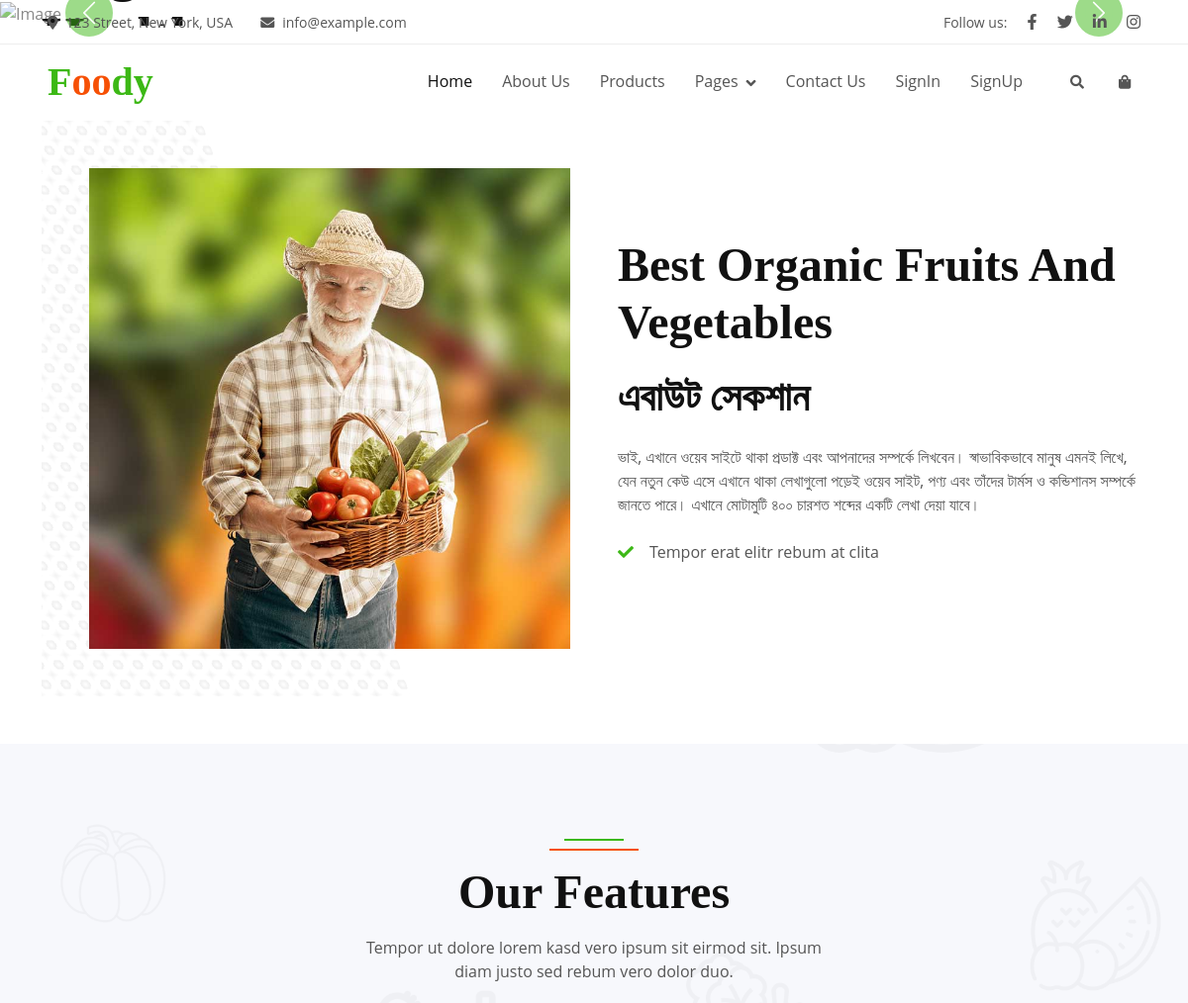
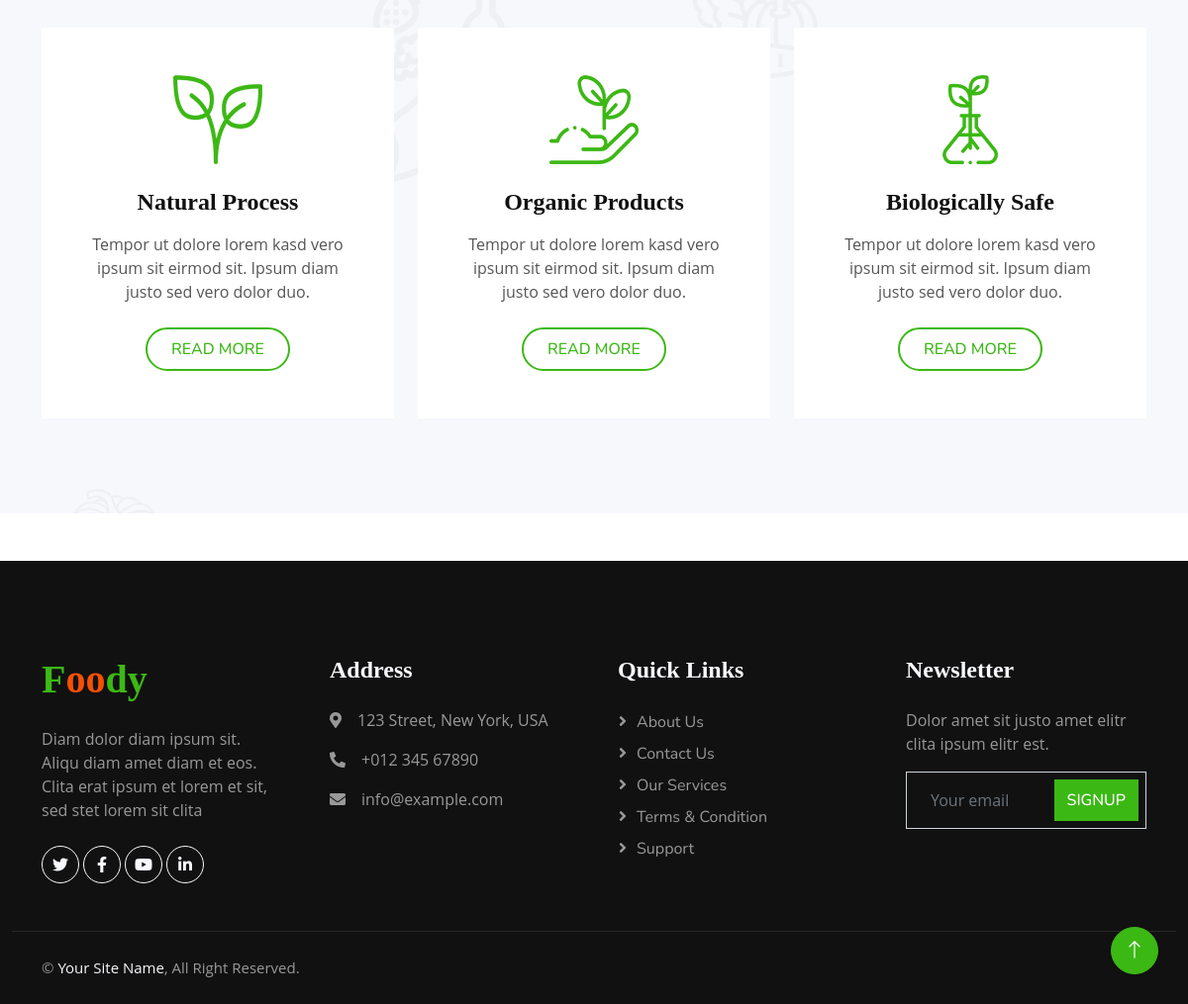
The page /about/ on the database its author committed (2 pictures, top to bottom).
### app/models.py (models this page shows)
class About(models.Model):
    title = models.CharField(max_length=50)
    description = models.TextField(max_length=800)

### app/views.py (the view)
# urls.py: path('about/', views.AboutView.as_view(), name="about"),
class AboutView(View):
    def get(self, request):
        obj = About.objects.all()
        return render(request, 'about.html', {'about':obj})

### app/templates/about.html (shortened to what this page needs)
{% extends 'base.html' %}
{% load static %}
{% block main-content %}
<div class="container-xxl py-5">
    <div class="container">
        <div class="row g-5 align-items-center">
            <div class="col-lg-6 wow fadeIn" data-wow-delay="0.1s">
                <div class="about-img position-relative overflow-hidden p-5 pe-0">
                    <img class="img-fluid w-100" src="{% static 'img/about.jpg' %}">
                </div>
            </div>
            {% for ab in about %}
            <div class="col-lg-6 wow fadeIn" data-wow-delay="0.5s">
                <h1 class="display-5 mb-4">Best Organic Fruits And Vegetables</h1>
                <h5 class="display-6 mb-4">{{ab.title}}</h5>
                <p class="mb-4">{{ab.description}}</p>
                <p><i class="fa fa-check text-primary me-3"></i>Tempor erat elitr rebum at clita</p>
            </div>
            {% endfor %}
        </div>
    </div>
</div>
<div class="container-fluid bg-light bg-icon py-6">
    <div class="container">
        <div class="section-header text-center mx-auto mb-5 wow fadeInUp" data-wow-delay="0.1s" style="max-width: 500px;">
            <h1 class="display-5 mb-3">Our Features</h1>
            <p>Tempor ut dolore lorem kasd vero ipsum sit eirmod sit. Ipsum diam justo sed rebum vero dolor duo.</p>
        </div>
        <div class="row g-4">
            <div class="col-lg-4 col-md-6 wow fadeInUp" data-wow-delay="0.1s">
                <div class="bg-white text-center h-100 p-4 p-xl-5">
                    <img class="img-fluid mb-4" src="img/icon-1.png" alt="">
                    <h4 class="mb-3">Natural Process</h4>
                    <p class="mb-4">Tempor ut dolore lorem kasd vero ipsum sit eirmod sit. Ipsum diam justo sed vero dolor duo.</p>
                    <a class="btn btn-outline-primary border-2 py-2 px-4 rounded-pill" href="">Read More</a>
                </div>
            </div>
            <div class="col-lg-4 col-md-6 wow fadeInUp" data-wow-delay="0.3s">
                <div class="bg-white text-center h-100 p-4 p-xl-5">
                    <img class="img-fluid mb-4" src="img/icon-2.png" alt="">
                    <h4 class="mb-3">Organic Products</h4>
                    <p class="mb-4">Tempor ut dolore lorem kasd vero ipsum sit eirmod sit. Ipsum diam justo sed vero dolor duo.</p>
                    <a class="btn btn-outline-primary border-2 py-2 px-4 rounded-pill" href="">Read More</a>
                </div>
            </div>
            <div class="col-lg-4 col-md-6 wow fadeInUp" data-wow-delay="0.5s">
                <div class="bg-white text-center h-100 p-4 p-xl-5">
                    <img class="img-fluid mb-4" src="img/icon-3.png" alt="">
                    <h4 class="mb-3">Biologically Safe</h4>
                    <p class="mb-4">Tempor ut dolore lorem kasd vero ipsum sit eirmod sit. Ipsum diam justo sed vero dolor duo.</p>
                    <a class="btn btn-outline-primary border-2 py-2 px-4 rounded-pill" href="">Read More</a>
                </div>
            </div>
        </div>
    </div>
</div>
<a href="#" class="btn btn-lg btn-primary btn-lg-square rounded-circle back-to-top"><i class="bi bi-arrow-up"></i></a>
{% endblock main-content %}

### app/static/css/style.css (style rules this page uses)
:root { --primary: #3CB815; --secondary: #F65005; --light: #F7F8FC; --dark: #111111; }
.back-to-top { position: fixed; display: none; right: 30px; bottom: 30px; z-index: 99; }
.py-6 { padding-top: 6rem; padding-bottom: 6rem; }
.bg-icon { background: url(../img/bg-icon.png) center center repeat; background-size: contain; }
.btn { font-family: 'Nunito', sans-serif; font-weight: 500; text-transform: uppercase; transition: .5s; }
.btn.btn-primary, .btn.btn-secondary, .btn.btn-outline-primary:hover, .btn.btn-outline-secondary:hover { color: #FFFFFF; }
.btn-lg-square { width: 48px; height: 48px; }
.btn-square, .btn-sm-square, .btn-lg-square { padding: 0; display: flex; align-items: center; justify-content: center; font-weight: normal; }
.section-header { position: relative; padding-top: 25px; }
.section-header::before { position: absolute; content: ""; width: 60px; height: 2px; top: 0; left: 50%; transform: translateX(-50%); background: var(--primary); }
.section-header::after { position: absolute; content: ""; width: 90px; height: 2px; top: 10px; left: 50%; transform: translateX(-50%); background: var(--secondary); }
.about-img img { position: relative; z-index: 2; }
.about-img::before { position: absolute; content: ""; top: 0; left: -50%; width: 100%; height: 100%; background-image: -webkit-repeating-radial-gradient(#FFFFFF, #EEEEEE 5px, transparent 5px, transparent 10px); background-image: -moz-repeating-radial-gradient(#FFFFFF, #EEEEEE 5px, transparent 5px, transparent 10px); background-image: -ms-repeating-radial-gradient(#FFFFFF, #EEEEEE 5px, transparent 5px, transparent 10px); background-image: -o-repeating-radial-gradient(#FFFFFF, #EEEEEE 5px, transparent 5px, transparent 10px); background-image: repeating-radial-gradient(#FFFFFF, #EEEEEE 5px, transparent 5px, transparent 10px); background-size: 20px 20px; transform: skew(20deg); z-index: 1; }

### rows shown on the page
About: title "এবাউট সেকশান", description "ভাই, এখানে ওয়েব সাইটে থাকা প্রডাক্ট এবং আপনাদের সম্পর্কে লিখবেন। স্বাভাবিকভাবে মানুষ এমনই লিখে, যেন নতুন কেউ এসে এখানে থাকা লেখাগুলো পড়েই ওয়েব সাইট, পণ্য এবং তাঁদের টার্মস ও কন্ডিশানস সম্পর্কে জানতে পারে। এখানে মোটামুটি ৪০০ চারশত শব্দের একটি লেখা দেয়া যাবে।"
